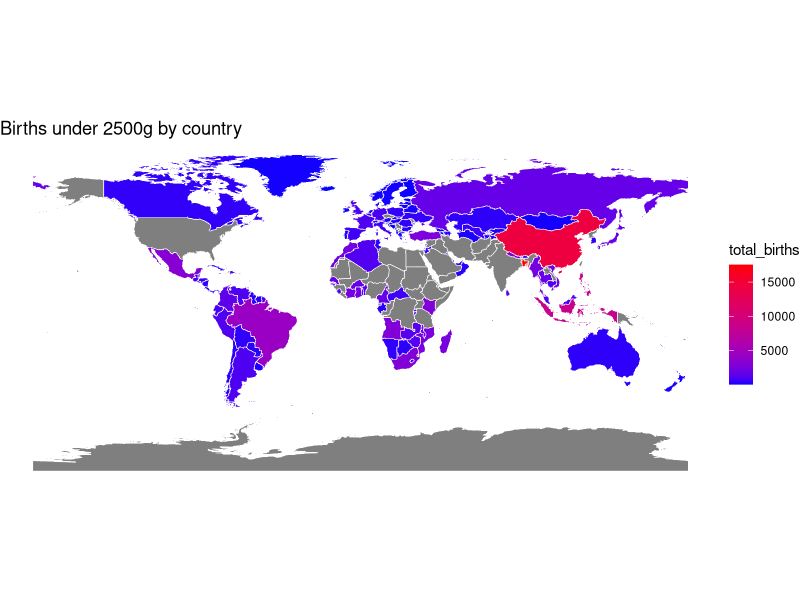
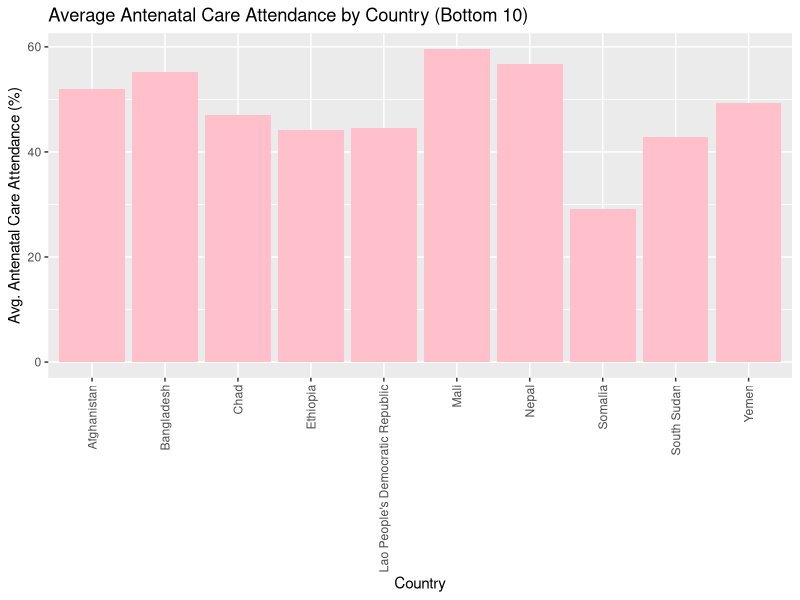
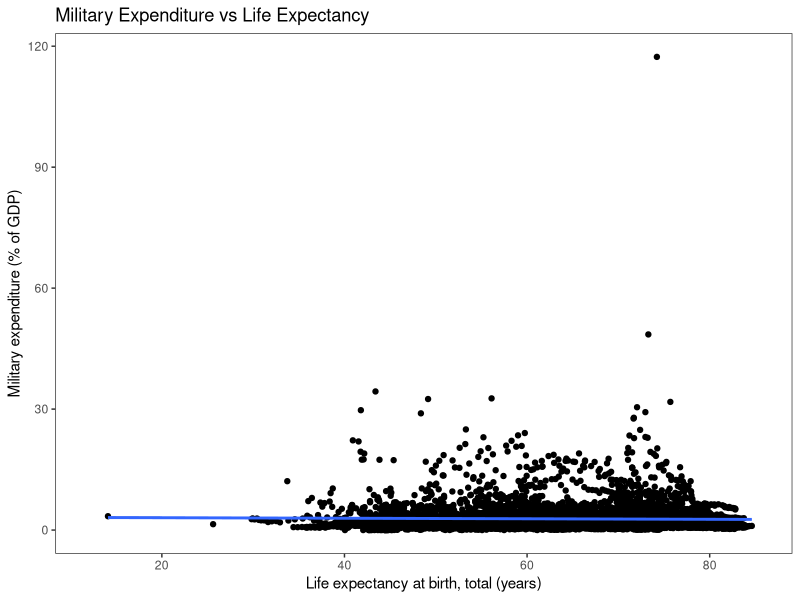
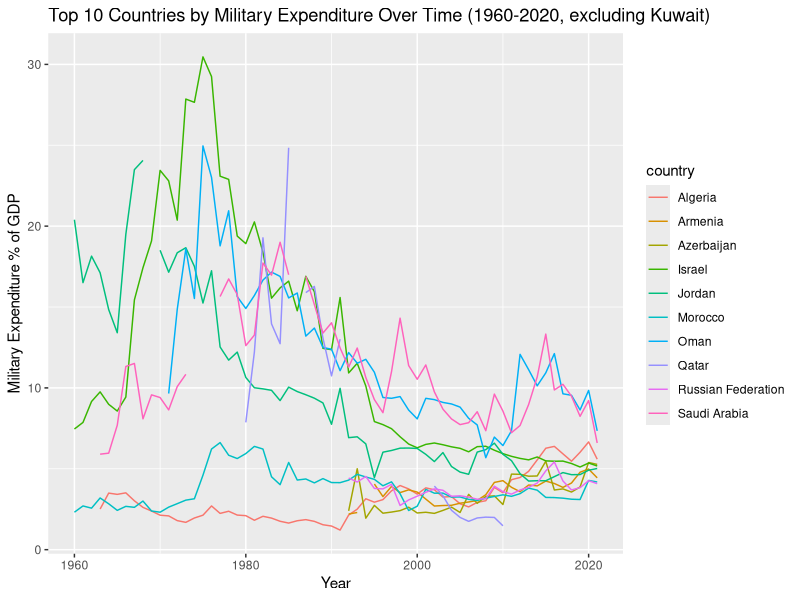

R code for these plots, in order:
#. check working directory
# getwd
# import .csv file to Global Enviroment
birthsunder2.5 <- read.csv("unicef_indicator_1 (1).csv", header = TRUE, sep = "," )
antenatalcare <- read.csv("unicef_indicator_2 (1).csv", header = TRUE, sep = ",")
metadata <- read.csv("unicef_metadata.csv", header = TRUE, sep = ",")
library(ggplot2)
library(rnaturalearth)
library(rnaturalearthdata)
library(readr)
library(dplyr)
library(readr)
birthsunder2.5 <- read.csv("unicef_indicator_1 (1).csv")
antenatalcare <- read.csv("unicef_indicator_2 (1).csv")
metadata <-  read.csv("unicef_metadata.csv")
library(readr)
# Births under 2.5kg by country
births_by_country <- birthsunder2.5 %>%
  group_by(country) %>%
  summarize(total_births = sum(obs_value))
# Get world map data
world_map <- ne_countries(scale = "medium", returnclass = "sf")
# Join the birth data from uniced to the world map data and plot
merged_data <- world_map %>%
  left_join(births_by_country, by = c("sovereignt" = "country"))
ggplot() +
  geom_sf(data = merged_data, aes(fill = total_births), color = "white") +
  scale_fill_gradient(low = "blue", high = "red") +
  labs(title = "Births under 2500g by country") +
  theme_void()
births_by_country <- birthsunder2.5%>%
  group_by(country) %>%
  summarize(total_births = sum(obs_value)) %>%
  arrange(desc(total_births)) 
top_10 <- head(births_by_country, 10) 
print(top_10)
# Antenatal care attended by women worlwide during pregnancy
library(ggplot2)
library(dplyr)
# Grouping country antenatal
avg_care_by_country <- antenatalcare %>%
  group_by(country) %>%
  summarize(avg_care_percent = mean(obs_value)) %>%
  arrange(avg_care_percent) 
bottom_10 <- avg_care_by_country %>%
  slice(1:10)
ggplot(bottom_10, aes(x = country, y = avg_care_percent)) +
  geom_bar(stat = "identity", fill = "pink") +
  labs(x = "Country", y = "Avg. Antenatal Care Attendance (%)",
       title = "Average Antenatal Care Attendance by Country (Bottom 10)") +
  theme(axis.text.x = element_text(angle = 90, vjust = 0.5, hjust=1))
# Linear relationship of Military expenfiture and Life expectacy at birth
library(ggplot2)
ggplot(metadata, aes(x = Life.expectancy.at.birth..total..years., y = Military.expenditure....of.GDP.)) +
  geom_point() +
  geom_smooth(method = "lm") +
  labs(x = "Life expectancy at birth, total (years)", y = "Military expenditure (% of GDP)",
       title = "Military Expenditure vs Life Expectancy") +
  theme_bw() +
  theme(panel.grid.major = element_blank(), panel.grid.minor = element_blank())
# Countries that fund military expenditure the most worlwide from 1960-2020
library(ggplot2)
military_metadata <- metadata[, c("country", "year", "Military.expenditure....of.GDP.")]
names(military_metadata) <- c("country", "year", "military_expenditure")

# Subset the military expenditure data for the top 10 countries in 2021 (excluding Kuwait)
top_10_countries_2021 <- head(subset(military_metadata, year == 2021 & country != "Kuwait")[order(subset(military_metadata, year == 2021 & country != "Kuwait")$military_expenditure, decreasing = TRUE),], 10)

# Split the military expenditure data into the top 10 countries over time that spend the most on military (excluding Kuwait)
# Plot time series chart of our results
military_top_10 <- subset(military_metadata, country %in% top_10_countries_2021$country & country != "Kuwait")
ggplot(military_top_10, aes(x = year, y = military_expenditure, color = country)) +
  geom_line() +
  labs(title = "Top 10 Countries by Military Expenditure Over Time (1960-2020, excluding Kuwait)",
       x = "Year", y = "Military Expenditure % of GDP")
